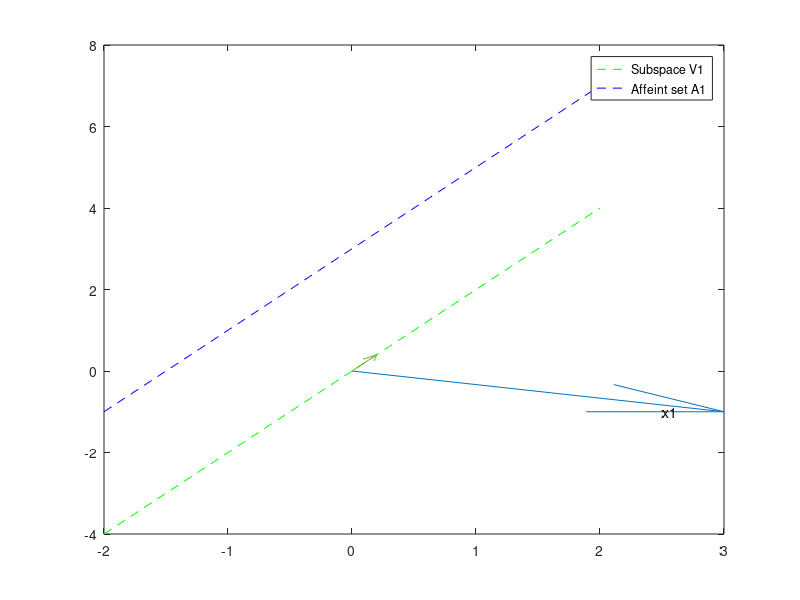

Write the MATLAB code that produced this figure. (Note: this script raises an error after producing the figure.)
close all; clc;

x=linspace(-2,2);
y=linspace(-1,1);
origin=[0;0];
x1=[3;-1];
b1=[-1;1];
v1=[1;2];

%(c)%%%%%%%%%%%%%%%%%%%%%%%%%%%%%
figure(1)
%Draw arrow vector x1
drawArrow = @(j,k) quiver(j(1),j(1),k(1),k(2),0);
drawArrow(origin,x1); 
text(2.5,-1,'x1');
hold on
%Draw the subspace V1
y=v1(2)/v1(1)*x;
l1=plot(x,y,'g--');
hold on
%Draw the affine set A1
A1=v1(2)/v1(1)*(x+1)+1;
l2=plot(x,A1,'b--');

legend([l1,l2],'Subspace V1','Affeint set A1');
hold on

%Draw projection on V1
proj_11=1/5.*v1;
q=drawArrow(origin,proj_11);
q.LineWidth=1;
q.DisplayName='projection';
text(0.2,0.2,'Proj_v_1(x1)');
%Draw projection on A1
proj_A11=b1;
q=drawArrow(origin,proj_A11);
q.LineWidth=1;
q.DisplayName='projection';
text(-1,1,'Proj_A_1(x1)');

xlim([-2 3])
ylim([-2 2])
xlabel('x');
ylabel('y');
axis equal
hold on


%(d)%%%%%%%%%%%%%%%%%%%%%%%%%%%%%

x3=[3;0;-1;2;2];
b3=[-1;0;1;-2;1];
v1_d=[0;1;2;0;0];
v2_d=[1;3;0;1;0];
v3_d=[0;1;5;0;1];
subspace = [v1_d, v2_d, v3_d];

ortho_basis = gramschmidt(subspace);
v1_ortho = ortho_basis(:, 1);
v2_ortho = ortho_basis(:, 2);
v3_ortho = ortho_basis(:, 3);
disp('orthonormal basis')
disp(ortho_basis)

proj_x_onV = proj_v(x3, v1_ortho) + proj_v(x3, v2_ortho) + proj_v(x3, v3_ortho);
disp('projecting onto orthonormal basis')
disp(proj_x_onV)

proj_x_onA = proj_v(x3 - b3, v1_ortho) + proj_v(x3 - b3, v2_ortho) + proj_v(x3 - b3, v3_ortho) + b3;
disp('projecting onto orthonomral affine')
disp(proj_x_onA)